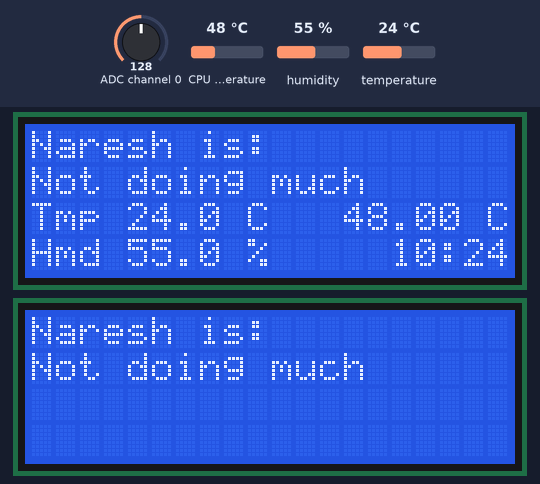
A program run on a simulated Raspberry Pi (BCM pin numbers). Shown: 2 × 20×4 character LCD. The test bench sets the inputs (shaded band); at power-on: ADC channel 0 = 128, CPU temperature 48 °C, humidity 55 %, temperature 24 °C (analog values on the 0–255 scale). The clock reads 2024-03-15 10:24:30 at power-on unless the program sets it; library files of the repository ran but are not shown: I2C_LCD_driver.py; what the program prints to the terminal is not drawn.

Above: at 4.7 s.
4.8 s: ADC channel 0 set to 178
At 6.4 s:
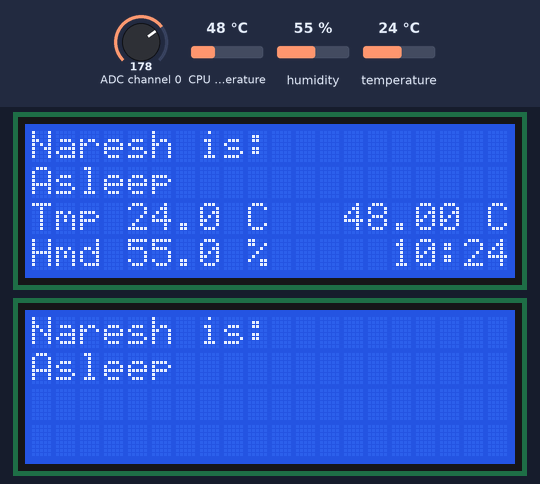
7.5 s: ADC channel 0 set to 189
9.3 s: ADC channel 0 set to 194
At 11.7 s:
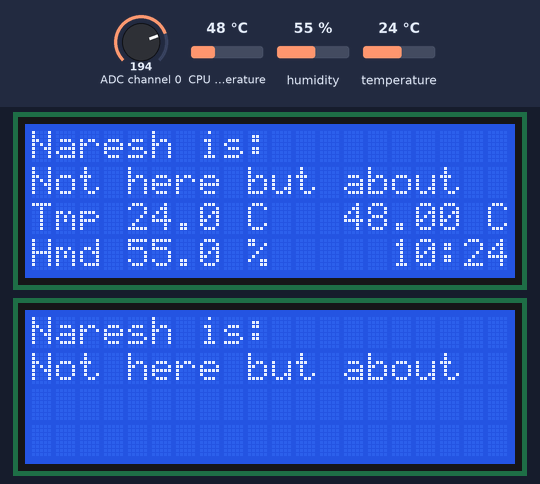
12.0 s: ADC channel 0 set to 247
At 13.3 s:
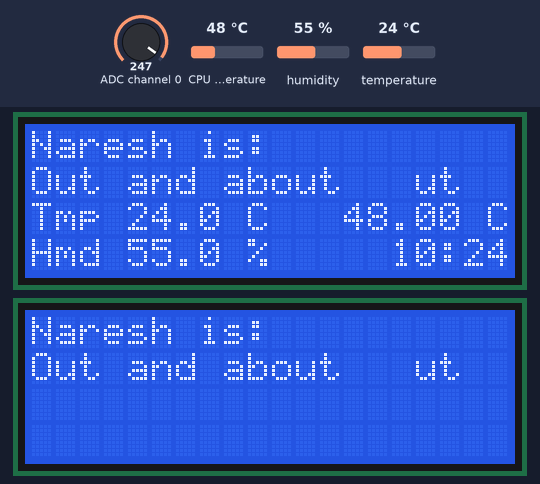
14.2 s: ADC channel 0 set to 226
16.1 s: ADC channel 0 set to 220
At 31.3 s:
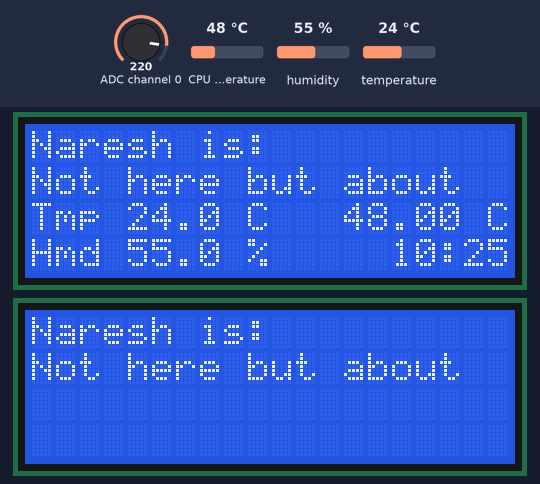
Timing chart, 0 to 32.4 s (numbered marks = the images above; inputs shaded):
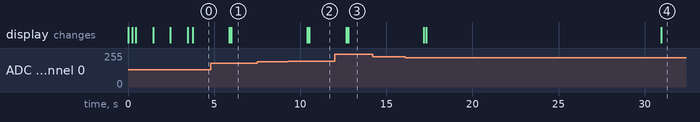

The program:

door_status.py
```python
import I2C_LCD_driver
import board
import busio
import adafruit_ahtx0
from ADCDevice import *
from ADC import setup
from time import sleep, strftime
from datetime import datetime

statuses = [
        'Working         ',
        'In a class      ',
        'In a meeting    ',
        'In an exam: DND ',
        'Not doing much  ',
        'Asleep          ',
        'Not here but about',
        'Out and about   '
        ]

#  Setup LCDs
mylcd1 = I2C_LCD_driver.lcd(0x27)
mylcd2 = I2C_LCD_driver.lcd(0x26)

# Create library object using our Bus I2C port
i2c = busio.I2C(board.SCL, board.SDA)
sensor = adafruit_ahtx0.AHTx0(i2c)

#  setup ADC
adc = ADCDevice()

def get_cpu_temp():     # get CPU temperature and store it into file "/sys/class/thermal/thermal_zone0/temp"
    tmp = open('/sys/class/thermal/thermal_zone0/temp')
    cpu = tmp.read()
    tmp.close()
    return '{:.2f}'.format( float(cpu)/1000 ) + ' C'

def get_time_now():     # get system time
    return datetime.now().strftime('%H:%M')

def setup_adc():
    global adc
    if(adc.detectI2C(0x48)): # Detect the pcf8591.
        adc = PCF8591()
    elif(adc.detectI2C(0x4b)): # Detect the ads7830
        adc = ADS7830()
    else:
        print("No correct I2C address found, \n"
        "Please use command 'i2cdetect -y 1' to check the I2C address! \n"
        "Program Exit. \n");
        exit(-1)

def get_status_from_adc(statuses):

    value = adc.analogRead(0)
    value = int((value*len(statuses)/256))
    #sprint(value)
    #print(statuses[value])

    return statuses[value]

setup_adc()

mylcd1.backlight(0)
mylcd2.backlight(0)
sleep(1)
mylcd1.backlight(1)
mylcd2.backlight(1)
sleep(1)
mylcd1.backlight(0)
mylcd2.backlight(0)
sleep(1)
mylcd1.backlight(1)
mylcd2.backlight(1)

mylcd1.lcd_clear()
mylcd2.lcd_clear()
mylcd1.lcd_display_string("Naresh is:", 1)
mylcd2.lcd_display_string("Naresh is:", 1)

i = 0

while True:

    # dd/mm/YY H:M:S
    t_string = datetime.now().strftime("%H:%M")

    # get status
    status = get_status_from_adc(statuses)
    mylcd1.lcd_display_string(status, 2)
    mylcd2.lcd_display_string(status, 2)

    if i == 0:
        # Read Temperature and Humidity
        tmp = "Tmp %0.1f C" % sensor.temperature
        hmd = "Hmd %0.1f %%" % sensor.relative_humidity
        cpu_tmp = get_cpu_temp()

        # Display info
        mylcd1.lcd_display_string(tmp, 3)
        mylcd1.lcd_display_string(hmd, 4)
        mylcd1.lcd_display_string(cpu_tmp, 3, 13)

    mylcd1.lcd_display_string(t_string, 4, 15)

    i += 1

    if i == 59:
        i = 0

    sleep(1)
```

ADCDevice.py
```python
#!/usr/bin/env python3
########################################################################
# Filename    : ADCDevice.py
# Description : Freenove ADC Module library.
# Author      : www.freenove.com
# modification: 2020/04/21
########################################################################

import smbus

class ADCDevice(object):
    def __init__(self):
        self.cmd = 0
        self.address = 0
        self.bus=smbus.SMBus(1)
        # print("ADCDevice init")

    def detectI2C(self,addr):
        try:
            self.bus.write_byte(addr,0)
            print("Found device in address 0x%x"%(addr))
            return True
        except:
            print("Not found device in address 0x%x"%(addr))
            return False

    def close(self):
        self.bus.close()

class PCF8591(ADCDevice):
    def __init__(self):
        super(PCF8591, self).__init__()
        self.cmd = 0x40     # The default command for PCF8591 is 0x40.
        self.address = 0x48 # 0x48 is the default i2c address for PCF8591 Module.

    def analogRead(self, chn): # PCF8591 has 4 ADC input pins, chn:0,1,2,3
        value = self.bus.read_byte_data(self.address, self.cmd+chn)
        value = self.bus.read_byte_data(self.address, self.cmd+chn)
        return value

    def analogWrite(self,value): # write DAC value
        self.bus.write_byte_data(address,cmd,value)

class ADS7830(ADCDevice):
    def __init__(self):
        super(ADS7830, self).__init__()
        self.cmd = 0x84
        self.address = 0x4b # 0x4b is the default i2c address for ADS7830 Module.

    def analogRead(self, chn): # ADS7830 has 8 ADC input pins, chn:0,1,2,3,4,5,6,7
        value = self.bus.read_byte_data(self.address, self.cmd|(((chn<<2 | chn>>1)&0x07)<<4))
        return value
```

ADC.py
```python
#!/usr/bin/env python3
########################################################################
# Filename    : ADC.py
# Description : Use ADC module to read the voltage value of potentiometer.
# Author      : www.freenove.com
# modification: 2020/03/06
########################################################################
import time
from ADCDevice import *

adc = ADCDevice() # Define an ADCDevice class object

def setup():
    global adc
    if(adc.detectI2C(0x48)): # Detect the pcf8591.
        adc = PCF8591()
    elif(adc.detectI2C(0x4b)): # Detect the ads7830
        adc = ADS7830()
    else:
        print("No correct I2C address found, \n"
        "Please use command 'i2cdetect -y 1' to check the I2C address! \n"
        "Program Exit. \n");
        exit(-1)

def loop():
    while True:
        value = adc.analogRead(0)    # read the ADC value of channel 0
        voltage = value / 255.0 * 3.3  # calculate the voltage value
        print ('ADC Value : %d, Voltage : %.2f'%(value,voltage))
        time.sleep(0.1)

def destroy():
    adc.close()

if __name__ == '__main__':   # Program entrance
    print ('Program is starting ... ')
    try:
        setup()
        loop()
    except KeyboardInterrupt: # Press ctrl-c to end the program.
        destroy()
```

Measured:
- the behaviour switches between 191 and 192 on ADC channel 0 (found by bisection; images 1 and 2)
- the behaviour switches between 224 and 223 on ADC channel 0 (found by bisection; images 3 and 4)
- after the input at 4.8 s, the display: first changes after 1.1 s (image 1 shows a later state)
- after the input at 7.5 s, every drawn part: stays the same
- after the input at 9.3 s, the display: first changes after 1.1 s (image 2 shows a later state)
- after the input at 12.0 s, the display: first changes after 0.67 s (image 3 shows a later state)
- after the input at 14.2 s, every drawn part: stays the same
- after the input at 16.1 s, the display: first changes after 1.1 s (image 4 shows a later state)
